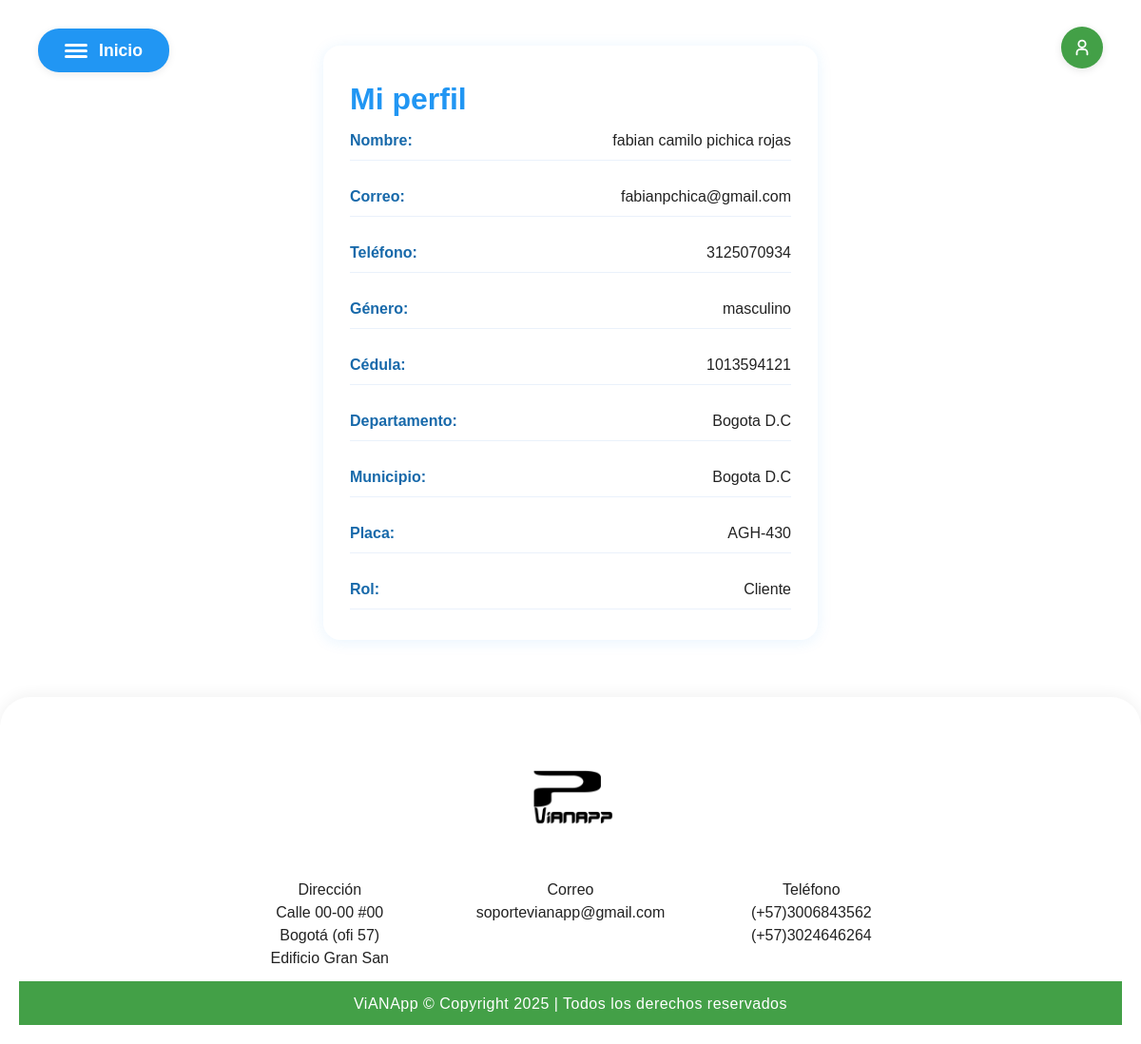
/profile/ (signed in), run on the app's committed database.
### core/models.py (models this page shows, shortened)
class Profile(models.Model):
    ROLES = (
        ('admin', 'Admin'),
        ('cliente', 'Cliente'),
        ('parqueadero', 'Parqueadero'),
    )
    user = models.OneToOneField(User, on_delete=models.CASCADE)
    rol = models.CharField(max_length=20, choices=ROLES, default='cliente')
    nombres = models.CharField(max_length=100)
    apellidos = models.CharField(max_length=100)
    telefono = models.CharField(max_length=20)
    genero = models.CharField(max_length=20, blank=True)
    cedula = models.CharField(max_length=30)
    departamento = models.CharField(max_length=50)
    municipio = models.CharField(max_length=50)
    placa = models.CharField(max_length=20)
    tarjeta = models.ImageField(upload_to='tarjetas/', blank=True, null=True)

### core/urls.py (the view)
# urls.py: path('profile/', profile, name='profile'),
@login_required
def profile(request):
    return render(request, 'core/profile.html', {'user': request.user, 'profile': request.user.profile})

### core/templates/core/profile.html (shortened to what this page needs)
{% extends 'core/base.html' %}
{% load static %}
    {% block content %}
    <div class="profile-outer">
        <h1 class="azul">Mi perfil</h1>
        <div class="profile-card">
            <div class="profile-row">
                <span class="profile-label">Nombre:</span>
                <span class="profile-value">{{ profile.nombres }} {{ profile.apellidos }}</span>
            </div>
            <div class="profile-row">
                <span class="profile-label">Correo:</span>
                <span class="profile-value">{{ user.email }}</span>
            </div>
            <div class="profile-row">
                <span class="profile-label">Teléfono:</span>
                <span class="profile-value">{{ profile.telefono }}</span>
            </div>
            <div class="profile-row">
                <span class="profile-label">Género:</span>
                <span class="profile-value">{{ profile.genero }}</span>
            </div>
            <div class="profile-row">
                <span class="profile-label">Cédula:</span>
                <span class="profile-value">{{ profile.cedula }}</span>
            </div>
            <div class="profile-row">
                <span class="profile-label">Departamento:</span>
                <span class="profile-value">{{ profile.departamento }}</span>
            </div>
            <div class="profile-row">
                <span class="profile-label">Municipio:</span>
                <span class="profile-value">{{ profile.municipio }}</span>
            </div>
            <div class="profile-row">
                <span class="profile-label">Placa:</span>
                <span class="profile-value">{{ profile.placa }}</span>
            </div>
            <div class="profile-row">
                <span class="profile-label">Rol:</span>
                <span class="profile-value">{{ profile.rol|title }}</span>
            </div>
        </div>
    </div>
    {% endblock %}

### core/static/core/style.css (style rules this page uses)
* { margin: 0; padding: 0; box-sizing: border-box; }
.azul { color: #2196f3 !important; font-weight: 700; }
body { font-family: Arial, sans-serif; line-height: 1.5; }
.profile-outer { max-width: 520px; margin: 48px auto 0 auto; background: #fff; border-radius: 18px; box-shadow: 0 2px 16px rgba(33,150,243,0.10); padding: 32px 28px; }
.profile-card { display: flex; flex-direction: column; gap: 18px; }
.profile-row { display: flex; justify-content: space-between; align-items: center; padding: 8px 0; border-bottom: 1px solid #eaf1fb; }
.profile-label { font-weight: 600; color: #1769aa; min-width: 120px; }
.profile-value { color: #222; font-weight: 400; word-break: break-word; }

### data on the page
Profile: nombres "fabian camilo", apellidos "pichica rojas", telefono "3125070934", genero "masculino", cedula "1013594121", departamento "Bogota D.C", municipio "Bogota D.C", placa "AGH-430", rol "Cliente"

### other printed values
{{ user.email }} "fabianpchica@gmail.com"
